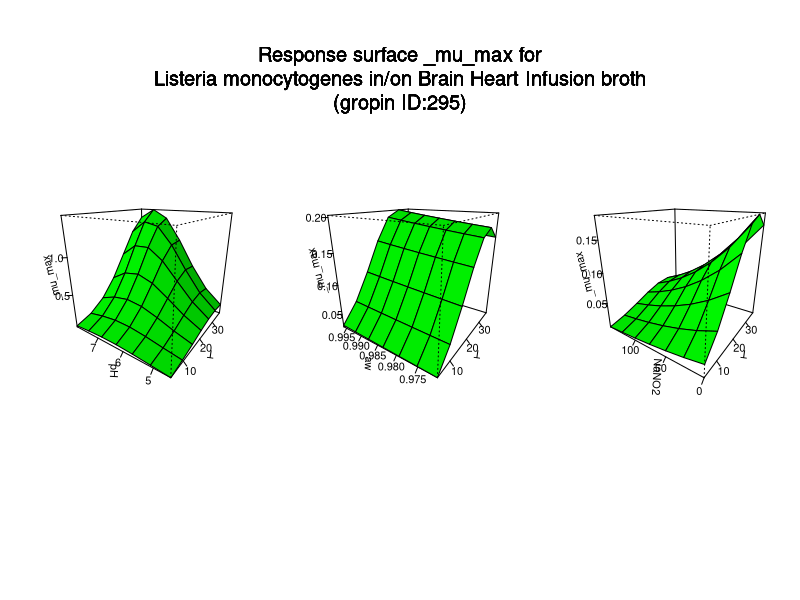

Recreate this plot in R.
#############################
# start of Parameter script
#############################
T <- seq(4.004,36.963036963037,length.out=7)
pH <- seq(4.5045,7.99200799200799,length.out=7)
aw <- seq(0.97097,0.996003996003996,length.out=7)
NaNO2 <- seq(0,149.85014985015,length.out=7)
#############################
# end of Parameter script
#############################
############################# 
# start of Model script Gropin ID 295 
#############################
 
# constant coefficients for this model
 
variables <- data.frame(T,pH,aw,NaNO2)
argumentsPar <- unique.data.frame(expand.grid(variables))
 
# heart of the model
response_surface <- function(T,pH,aw,NaNO2) {
   mumax <-log(2)/exp(13.5104-(0.1033*T)+(0.0423*(-33.3333+0.0220472*((sqrt(1.51165*(10^21)*(aw^2)-3.28336*(10^21)*aw+1.78325*(10^21))-3.888*(10^10)*aw+4.22242*(10^10))^(1/3))-15712.5/((sqrt(1.51165*(10^21)*(aw^2)-3.28336*(10^21)*aw+1.78325*(10^21))-3.888*(10^10)*aw+4.22242*(10^10))^(1/3))))-(3.3464*pH)+(0.022*NaNO2)-(0.0000353*T*(-33.3333+0.0220472*((sqrt(1.51165*(10^21)*(aw^2)-3.28336*(10^21)*aw+1.78325*(10^21))-3.888*(10^10)*aw+4.22242*(10^10))^(1/3))-15712.5/((sqrt(1.51165*(10^21)*(aw^2)-3.28336*(10^21)*aw+1.78325*(10^21))-3.888*(10^10)*aw+4.22242*(10^10))^(1/3))))-(0.0142*T*pH)+(0.00000483*T*NaNO2)-(0.0036*(-33.3333+0.0220472*((sqrt(1.51165*(10^21)*(aw^2)-3.28336*(10^21)*aw+1.78325*(10^21))-3.888*(10^10)*aw+4.22242*(10^10))^(1/3))-15712.5/((sqrt(1.51165*(10^21)*(aw^2)-3.28336*(10^21)*aw+1.78325*(10^21))-3.888*(10^10)*aw+4.22242*(10^10))^(1/3)))*pH)+(0.00000414*(-33.3333+0.0220472*((sqrt(1.51165*(10^21)*(aw^2)-3.28336*(10^21)*aw+1.78325*(10^21))-3.888*(10^10)*aw+4.22242*(10^10))^(1/3))-15712.5/((sqrt(1.51165*(10^21)*(aw^2)-3.28336*(10^21)*aw+1.78325*(10^21))-3.888*(10^10)*aw+4.22242*(10^10))^(1/3)))*NaNO2)-(0.00282*pH*NaNO2)+(0.00273*(T^2))-(0.000271*((-33.3333+0.0220472*((sqrt(1.51165*(10^21)*(aw^2)-3.28336*(10^21)*aw+1.78325*(10^21))-3.888*(10^10)*aw+4.22242*(10^10))^(1/3))-15712.5/((sqrt(1.51165*(10^21)*(aw^2)-3.28336*(10^21)*aw+1.78325*(10^21))-3.888*(10^10)*aw+4.22242*(10^10))^(1/3)))^2))+(0.2629*(pH^2))-(0.00000086*(NaNO2^2)))

	return(mumax=mumax)
} 

# output parameters
responseSurface <- cbind(argumentsPar,response_surface(argumentsPar['T'],argumentsPar['pH'],argumentsPar['aw'],argumentsPar['NaNO2']))
colnames(responseSurface) <- c(colnames(argumentsPar),'mumax')
#############################
# End of Model script
#############################
############################# 
# start of Visualisation script Gropin ID 295 
#############################
titleText <-'Response surface _mu_max for
Listeria monocytogenes in/on Brain Heart Infusion broth
(gropin ID:295)'
argPar1 <- unique.data.frame(expand.grid(T,pH))
argPar2 <- unique.data.frame(expand.grid(T,aw))
argPar3 <- unique.data.frame(expand.grid(T,NaNO2))
z1 <- matrix(unlist(response_surface(T = argPar1[1],pH = argPar1[2],aw = aw[1],NaNO2 = NaNO2[1])),nrow=7)
z2 <- matrix(unlist(response_surface(T = argPar2[1],aw = argPar2[2],pH = pH[1],NaNO2 = NaNO2[1])),nrow=7)
z3 <- matrix(unlist(response_surface(T = argPar3[1],NaNO2 = argPar3[2],pH = pH[1],aw = aw[1])),nrow=7)
# adding precaution if response surface is zero
myZLim1 <- range(z1)
if(myZLim1[1] == myZLim1[2]) myZLim1[2] <- myZLim1[2]+1
myZLim2 <- range(z2)
if(myZLim2[1] == myZLim2[2]) myZLim2[2] <- myZLim2[2]+1
myZLim3 <- range(z3)
if(myZLim3[1] == myZLim3[2]) myZLim3[2] <- myZLim3[2]+1
if(length(T)>1 & length(pH)>1 & length(aw)>1 & length(NaNO2)>1) {
	par(mfrow = c(1,3))
	persp(T,pH,z1,col = 'green',xlab='T',ylab='pH',zlab='_mu_max',zlim=myZLim1,theta=305,phi=20,shade=0.25,ticktype = 'detailed')
	persp(T,aw,z2,col = 'green',xlab='T',ylab='aw',zlab='_mu_max',zlim=myZLim2,theta=305,phi=20,shade=0.25,ticktype = 'detailed')
	persp(T,NaNO2,z3,col = 'green',xlab='T',ylab='NaNO2',zlab='_mu_max',zlim=myZLim3,theta=305,phi=20,shade=0.25,ticktype = 'detailed')
	mtext(titleText,outer=T,  cex=1.2, line=-8.5, side=3)
} else {
		myPars <- unique.data.frame(expand.grid(T,pH,aw,NaNO2))
		myZ <-matrix(unlist(response_surface(myPars[,1],myPars[,2],myPars[,3],myPars[,4])),nrow=7)
		myZLim <- range(myZ)
if(myZLim[1] == myZLim[2]) myZLim[2] <- myZLim[2]+1
	if(length(aw)==1 & length(NaNO2)==1) {
		persp(T,pH,myZ,col = 'green',xlab='T',ylab='pH',zlab='_mu_max',main=titleText,sub=paste('other variable: aw =',round(aw,digits = 2), 'NaNO2 =',round(NaNO2,digits = 2)),zlim=myZLim,theta=305,phi=20,shade=0.25,ticktype = 'detailed')
	}
	if(length(pH)==1 & length(NaNO2)==1) {
		persp(T,aw,myZ,col = 'green',xlab='T',ylab='aw',zlab='_mu_max',main=titleText,sub=paste('other variable: pH =',round(pH,digits = 2), 'NaNO2 =',round(NaNO2,digits = 2)),zlim=myZLim,theta=305,phi=20,shade=0.25,ticktype = 'detailed')
	}
	if(length(pH)==1 & length(aw)==1) {
		persp(T,NaNO2,myZ,col = 'green',xlab='T',ylab='NaNO2',zlab='_mu_max',main=titleText,sub=paste('other variable: pH =',round(pH,digits = 2), 'aw =',round(aw,digits = 2)),zlim=myZLim,theta=305,phi=20,shade=0.25,ticktype = 'detailed')
	}
	if(length(T)==1 & length(NaNO2)==1) {
		persp(pH,aw,myZ,col = 'green',xlab='pH',ylab='aw',zlab='_mu_max',main=titleText,sub=paste('other variable: T =',round(T,digits = 2), 'NaNO2 =',round(NaNO2,digits = 2)),zlim=myZLim,theta=305,phi=20,shade=0.25,ticktype = 'detailed')
	}
	if(length(T)==1 & length(aw)==1) {
		persp(pH,NaNO2,myZ,col = 'green',xlab='pH',ylab='NaNO2',zlab='_mu_max',main=titleText,sub=paste('other variable: T =',round(T,digits = 2), 'aw =',round(aw,digits = 2)),zlim=myZLim,theta=305,phi=20,shade=0.25,ticktype = 'detailed')
	}
	if(length(T)==1 & length(pH)==1) {
		persp(aw,NaNO2,myZ,col = 'green',xlab='aw',ylab='NaNO2',zlab='_mu_max',main=titleText,sub=paste('other variable: T =',round(T,digits = 2), 'pH =',round(pH,digits = 2)),zlim=myZLim,theta=305,phi=20,shade=0.25,ticktype = 'detailed')
	}
}
#############################
# End of Visualisation script
#############################
